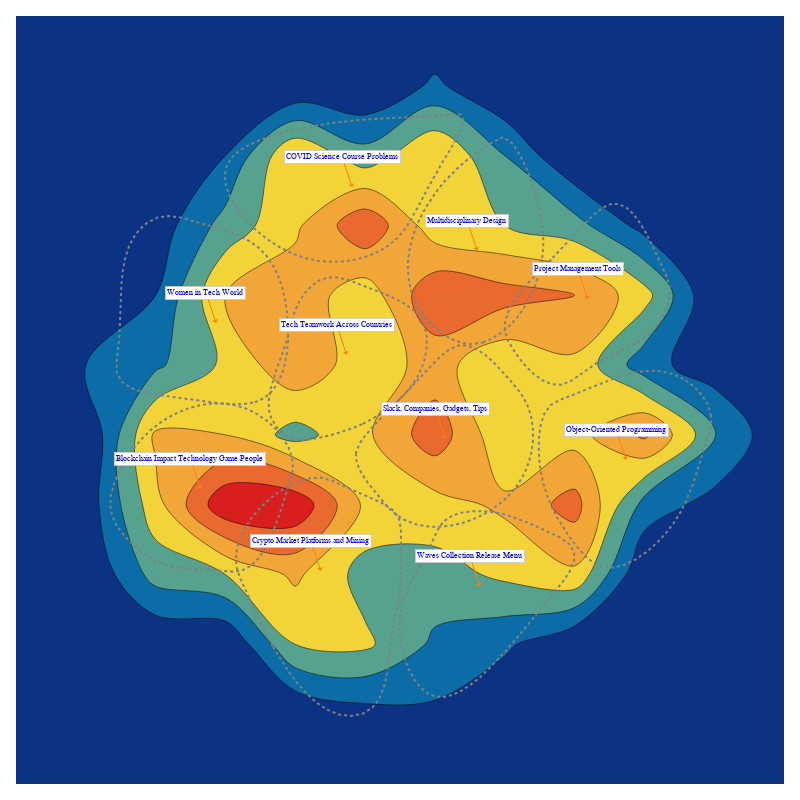

Write notebook code for a chart like this one.
### Code cell
topic_fig = bunka.visualize_topics(
        width=800,
        height=800,
        show_text=False,
        density=True,
        colorscale="Portland",
        convex_hull=True,
        color=None,
    )

topic_fig.show()

### Figure 1 — Plotly figure (JSON) as saved in the notebook; plotly's stock layout.template omitted (floating-point values rounded to 4 significant figures; data arrays with more than 128 entries replaced by an {"elided": "..."} marker saying what was removed)
{"data": [{"colorscale": [[0, "rgb(12,51,131)"], [0.25, "rgb(10,136,186)"], [0.5, "rgb(242,211,56)"], [0.75, "rgb(242,143,56)"], [1, "rgb(217,30,30)"]], "contours": {"coloring": "fill", "showlabels": false}, "hoverinfo": "none", "showscale": false, "type": "histogram2dcontour", "x": {"elided": "1000 float values"}, "y": {"elided": "1000 float values"}}, {"hoverinfo": "none", "line": {"color": "grey", "dash": "dot"}, "mode": "lines", "name": "Convex Hull", "showlegend": false, "type": "scatter", "x": [-12.62, -12.4, -11.2, -9.38, -7.288, -5.284, -3.29, -0.9718, 1.648, 4.526, 7.603, 10.82, 14.1, 17.4, 20.65, 23.79, 26.76, 29.49, 31.92, 33.99, 35.66, 36.9, 37.71, 38.11, 38.08, 37.62, 36.75, 35.44, 33.73, 31.68, 29.43, 27.01, 24.47, 21.87, 19.26, 16.68, 14.18, 11.75, 9.4, 7.133, 4.943, 2.813, 0.7223, -1.35, -3.425, -5.523, -7.664, -9.823, -11.64, -12.62], "y": [-15.24, -17.99, -20.74, -23.46, -26.1, -28.61, -30.94, -32.95, -34.52, -35.6, -36.2, -36.34, -36.06, -35.37, -34.29, -32.85, -31.07, -28.97, -26.57, -23.9, -20.98, -17.89, -14.67, -11.42, -8.19, -5.061, -2.1, 0.6218, 3.065, 5.487, 8.068, 10.61, 12.86, 14.6, 15.59, 15.59, 14.5, 12.61, 10.26, 7.787, 5.451, 3.247, 1.127, -0.961, -3.066, -5.237, -7.525, -9.972, -12.56, -15.24]}, {"hoverinfo": "none", "line": {"color": "grey", "dash": "dot"}, "mode": "lines", "name": "Convex Hull", "showlegend": false, "type": "scatter", "x": [-41.58, -38.69, -36.38, -34.61, -33.33, -32.5, -32.08, -32.03, -32.31, -32.88, -33.74, -34.9, -36.38, -38.19, -40.36, -42.89, -45.74, -48.86, -52.18, -55.64, -59.17, -62.7, -66.14, -69.38, -72.32, -74.7, -76.52, -77.86, -78.8, -79.42, -79.79, -80.0, -80.12, -80.22, -80.4, -80.71, -81.18, -81.1, -79.74, -77.27, -73.96, -70.11, -66.0, -61.91, -58.12, -54.65, -51.37, -48.17, -44.91, -41.58], "y": [-0.6485, 0.6782, 2.809, 5.605, 8.925, 12.63, 16.58, 20.64, 24.67, 28.53, 32.16, 35.51, 38.54, 41.22, 43.51, 45.37, 46.88, 48.13, 49.22, 50.26, 51.32, 52.24, 52.69, 52.32, 50.85, 48.77, 46.27, 43.43, 40.28, 36.89, 33.31, 29.58, 25.78, 21.94, 18.12, 14.38, 10.79, 7.66, 5.283, 3.565, 2.367, 1.548, 0.9694, 0.4908, -0.01548, -0.5373, -0.9715, -1.213, -1.158, -0.6485]}, {"hoverinfo": "none", "line": {"color": "grey", "dash": "dot"}, "mode": "lines", "name": "Convex Hull", "showlegend": false, "type": "scatter", "x": [-36.38, -34.33, -32.03, -29.51, -26.78, -23.86, -20.78, -17.55, -14.18, -10.74, -7.922, -5.939, -4.609, -3.751, -3.185, -2.731, -2.209, -1.437, -0.5521, -0.01023, 0.2554, 0.3307, 0.3015, 0.2535, 0.2598, -0.3169, -2.362, -5.493, -9.205, -12.99, -16.48, -19.77, -23.06, -26.5, -30.04, -33.54, -36.88, -39.94, -42.6, -44.74, -46.24, -46.99, -46.85, -45.76, -44.26, -42.76, -41.3, -39.8, -38.18, -36.38], "y": [-70.65, -74.12, -77.62, -80.98, -84.06, -86.7, -88.76, -90.07, -90.5, -89.88, -88.18, -85.57, -82.27, -78.46, -74.37, -70.18, -66.11, -62.36, -58.89, -55.4, -51.85, -48.25, -44.6, -40.9, -37.16, -33.77, -31.24, -29.34, -27.75, -26.19, -24.48, -22.99, -22.2, -22.47, -23.69, -25.56, -27.94, -30.74, -33.86, -37.21, -40.71, -44.26, -47.77, -51.15, -54.45, -57.71, -60.9, -64.08, -67.31, -70.65]}, {"hoverinfo": "none", "line": {"color": "grey", "dash": "dot"}, "mode": "lines", "name": "Convex Hull", "showlegend": false, "type": "scatter", "x": [-10.65, -8.0, -5.415, -2.938, -0.6132, 1.516, 3.404, 5.007, 6.28, 7.178, 7.657, 7.644, 7.05, 5.787, 3.814, 1.516, -0.9401, -3.534, -6.243, -9.047, -11.92, -14.81, -17.66, -20.41, -22.99, -25.35, -27.39, -29.05, -30.26, -31.12, -31.81, -32.53, -33.42, -34.42, -35.44, -36.37, -37.11, -37.56, -37.62, -36.78, -35.1, -32.81, -30.15, -27.3, -24.41, -21.56, -18.77, -16.02, -13.32, -10.65], "y": [-6.839, -5.49, -3.942, -2.198, -0.263, 1.86, 4.167, 6.654, 9.318, 12.15, 15.15, 18.2, 21.11, 23.69, 25.77, 27.44, 28.83, 30.02, 31.11, 32.2, 33.35, 34.39, 35.07, 35.13, 34.33, 32.69, 30.46, 27.86, 25.13, 22.37, 19.6, 16.83, 14.07, 11.31, 8.554, 5.784, 2.993, 0.1734, -2.684, -5.47, -8.006, -10.03, -11.28, -11.54, -11.12, -10.51, -9.796, -8.966, -7.99, -6.839]}, {"hoverinfo": "none", "line": {"color": "grey", "dash": "dot"}, "mode": "lines", "name": "Convex Hull", "showlegend": false, "type": "scatter", "x": [23.75, 26.53, 29.11, 31.47, 33.6, 35.49, 37.13, 38.5, 39.59, 40.4, 40.89, 41.08, 40.94, 40.54, 39.97, 39.29, 38.49, 37.55, 36.46, 35.2, 33.77, 32.05, 29.55, 26.77, 24.13, 21.63, 19.27, 17.01, 14.83, 12.74, 10.75, 8.894, 7.207, 5.717, 4.453, 3.444, 2.72, 2.312, 2.248, 2.559, 3.256, 4.335, 5.788, 7.597, 9.732, 12.16, 14.85, 17.76, 20.79, 23.75], "y": [16.51, 17.7, 19.33, 21.36, 23.72, 26.36, 29.23, 32.27, 35.43, 38.64, 41.86, 45.02, 48.08, 51.07, 54.04, 57.03, 60.01, 62.94, 65.79, 68.53, 71.13, 73.58, 75.31, 74.01, 72.29, 70.57, 68.79, 66.9, 64.84, 62.58, 60.15, 57.57, 54.85, 52.03, 49.11, 46.14, 43.12, 40.09, 37.05, 34.04, 31.09, 28.25, 25.54, 23.04, 20.8, 18.9, 17.39, 16.36, 15.98, 16.51]}, {"hoverinfo": "none", "line": {"color": "grey", "dash": "dot"}, "mode": "lines", "name": "Convex Hull", "showlegend": false, "type": "scatter", "x": [-0.1713, -0.1126, 0.39, 1.291, 2.546, 4.109, 5.936, 7.98, 10.2, 12.56, 15.04, 17.61, 20.24, 22.91, 25.58, 28.24, 30.85, 33.39, 35.83, 38.14, 40.31, 42.31, 44.38, 46.61, 48.58, 49.84, 49.92, 48.5, 45.9, 42.73, 39.55, 36.54, 33.64, 30.75, 27.8, 24.71, 21.41, 18.05, 14.94, 12.41, 10.7, 9.426, 8.048, 6.546, 5.007, 3.519, 2.17, 1.046, 0.2369, -0.1713], "y": [-63.49, -66.93, -70.46, -73.93, -77.18, -80.06, -82.42, -84.1, -84.97, -85.06, -84.46, -83.26, -81.53, -79.39, -76.9, -74.16, -71.26, -68.29, -65.33, -62.47, -59.81, -57.39, -54.92, -52.11, -49.14, -46.21, -43.54, -41.3, -39.45, -37.86, -36.43, -35.11, -33.96, -33.02, -32.32, -31.91, -31.83, -32.19, -33.14, -34.83, -37.35, -40.3, -43.2, -46.01, -48.76, -51.51, -54.31, -57.21, -60.25, -63.49]}, {"hoverinfo": "none", "line": {"color": "grey", "dash": "dot"}, "mode": "lines", "name": "Convex Hull", "showlegend": false, "type": "scatter", "x": [89.12, 88.25, 86.5, 84.09, 81.26, 78.24, 75.13, 71.97, 68.75, 65.49, 62.2, 58.91, 55.61, 52.33, 49.08, 45.87, 43.1, 41.28, 40.25, 39.81, 39.76, 39.99, 40.49, 41.26, 42.27, 43.53, 45.01, 46.71, 48.61, 50.7, 52.99, 55.5, 58.28, 61.29, 64.43, 67.59, 70.66, 73.54, 76.12, 78.31, 80.14, 81.67, 82.96, 84.08, 85.1, 86.07, 87.08, 88.14, 88.97, 89.12], "y": [-4.617, -1.493, 1.417, 3.97, 6.024, 7.442, 8.208, 8.406, 8.124, 7.449, 6.47, 5.273, 3.947, 2.579, 1.257, 0.06145, -1.482, -4.039, -7.32, -10.96, -14.6, -18.1, -21.45, -24.67, -27.78, -30.78, -33.7, -36.53, -39.3, -42.02, -44.63, -46.73, -47.9, -48.0, -47.19, -45.63, -43.5, -40.96, -38.2, -35.36, -32.49, -29.57, -26.61, -23.6, -20.54, -17.44, -14.28, -11.06, -7.828, -4.617]}, {"hoverinfo": "none", "line": {"color": "grey", "dash": "dot"}, "mode": "lines", "name": "Convex Hull", "showlegend": false, "type": "scatter", "x": [-31.3, -30.64, -30.89, -31.92, -33.62, -35.85, -38.5, -41.43, -44.52, -47.69, -50.91, -54.13, -57.31, -60.41, -63.4, -66.23, -68.87, -71.3, -73.53, -75.58, -77.45, -79.15, -80.68, -81.95, -82.78, -83.01, -82.49, -81.21, -79.36, -77.13, -74.72, -72.29, -69.69, -66.85, -63.83, -60.69, -57.48, -54.25, -51.06, -47.97, -45.2, -42.77, -40.66, -38.82, -37.21, -35.79, -34.53, -33.39, -32.32, -31.3], "y": [-22.64, -19.67, -16.64, -13.62, -10.72, -8.035, -5.672, -3.727, -2.294, -1.395, -0.9904, -1.038, -1.496, -2.323, -3.478, -4.918, -6.602, -8.509, -10.63, -12.96, -15.49, -18.21, -21.12, -24.15, -27.21, -30.24, -33.14, -35.86, -38.41, -40.78, -42.96, -44.94, -46.44, -47.43, -48.02, -48.34, -48.49, -48.62, -48.82, -49.17, -48.8, -47.54, -45.52, -42.89, -39.8, -36.4, -32.84, -29.26, -25.81, -22.64]}, {"hoverinfo": "none", "line": {"color": "grey", "dash": "dot"}, "mode": "lines", "name": "Convex Hull", "showlegend": false, "type": "scatter", "x": [-49.61, -50.2, -49.9, -48.78, -46.97, -44.56, -41.64, -38.33, -34.73, -30.92, -27.03, -23.11, -19.25, -15.5, -11.93, -8.615, -5.611, -2.985, -0.7772, 1.099, 2.768, 4.35, 5.97, 7.749, 9.812, 12.28, 14.98, 17.22, 18.24, 17.29, 14.02, 10.45, 7.082, 3.762, 0.4526, -2.862, -6.197, -9.567, -12.99, -16.47, -20.04, -23.7, -27.47, -31.36, -35.3, -39.12, -42.63, -45.67, -48.05, -49.61], "y": [67.21, 64.49, 61.51, 58.37, 55.17, 52.03, 49.03, 46.29, 43.91, 41.99, 40.62, 39.83, 39.56, 39.78, 40.42, 41.44, 42.81, 44.46, 46.37, 48.54, 51.0, 53.76, 56.85, 60.29, 64.11, 68.32, 72.75, 76.85, 80.06, 81.8, 81.77, 81.45, 81.26, 81.1, 80.95, 80.79, 80.6, 80.37, 80.09, 79.72, 79.26, 78.68, 77.97, 77.11, 76.08, 74.85, 73.37, 71.63, 69.59, 67.21]}, {"hoverinfo": "none", "line": {"color": "grey", "dash": "dot"}, "mode": "lines", "name": "Convex Hull", "showlegend": false, "type": "scatter", "x": [43.28, 41.01, 38.63, 36.3, 34.14, 32.3, 30.92, 30.13, 30.08, 30.9, 32.37, 34.03, 36.07, 38.43, 40.99, 43.64, 46.26, 48.8, 51.28, 53.79, 56.37, 59.02, 61.69, 64.33, 66.89, 69.32, 71.57, 73.6, 75.31, 76.58, 77.25, 77.2, 76.29, 74.97, 73.56, 72.03, 70.41, 68.67, 66.82, 64.86, 62.78, 60.59, 58.29, 55.95, 53.63, 51.4, 49.31, 47.34, 45.37, 43.28], "y": [40.27, 38.01, 35.6, 33.06, 30.44, 27.76, 25.06, 22.35, 19.68, 17.08, 14.57, 12.1, 9.617, 7.353, 5.56, 4.491, 4.401, 5.364, 7.009, 8.895, 10.61, 12.05, 13.34, 14.58, 15.89, 17.39, 19.18, 21.37, 23.98, 26.86, 29.85, 32.81, 35.56, 38.43, 41.57, 44.8, 47.95, 50.83, 53.27, 55.09, 56.12, 56.17, 55.2, 53.46, 51.25, 48.85, 46.55, 44.43, 42.38, 40.27]}], "layout": {"annotations": [{"arrowcolor": "#ff7f0e", "arrowhead": 1, "bgcolor": "white", "bordercolor": "#c7c7c7", "borderpad": 1.6, "borderwidth": 0.8, "font": {"color": "blue", "family": "Courier New, monospace", "size": 8}, "opacity": 1, "showarrow": true, "text": "Slack, Companies, Gadgets, Tips<br>", "x": 12.96, "y": -11.11}, {"arrowcolor": "#ff7f0e", "arrowhead": 1, "bgcolor": "white", "bordercolor": "#c7c7c7", "borderpad": 1.6, "borderwidth": 0.8, "font": {"color": "blue", "family": "Courier New, monospace", "size": 8}, "opacity": 1, "showarrow": true, "text": "Women in Tech World<br>", "x": -52.71, "y": 22.09}, {"arrowcolor": "#ff7f0e", "arrowhead": 1, "bgcolor": "white", "bordercolor": "#c7c7c7", "borderpad": 1.6, "borderwidth": 0.8, "font": {"color": "blue", "family": "Courier New, monospace", "size": 8}, "opacity": 1, "showarrow": true, "text": "Crypto Market Platforms and Mining<br>", "x": -22.7, "y": -48.93}, {"arrowcolor": "#ff7f0e", "arrowhead": 1, "bgcolor": "white", "bordercolor": "#c7c7c7", "borderpad": 1.6, "borderwidth": 0.8, "font": {"color": "blue", "family": "Courier New, monospace", "size": 8}, "opacity": 1, "showarrow": true, "text": "Tech Teamwork Across Countries<br>", "x": -15.31, "y": 12.97}, {"arrowcolor": "#ff7f0e", "arrowhead": 1, "bgcolor": "white", "bordercolor": "#c7c7c7", "borderpad": 1.6, "borderwidth": 0.8, "font": {"color": "blue", "family": "Courier New, monospace", "size": 8}, "opacity": 1, "showarrow": true, "text": "Multidisciplinary Design<br>", "x": 22.09, "y": 42.81}, {"arrowcolor": "#ff7f0e", "arrowhead": 1, "bgcolor": "white", "bordercolor": "#c7c7c7", "borderpad": 1.6, "borderwidth": 0.8, "font": {"color": "blue", "family": "Courier New, monospace", "size": 8}, "opacity": 1, "showarrow": true, "text": "Waves Collection Release Menu<br>", "x": 22.88, "y": -53.37}, {"arrowcolor": "#ff7f0e", "arrowhead": 1, "bgcolor": "white", "bordercolor": "#c7c7c7", "borderpad": 1.6, "borderwidth": 0.8, "font": {"color": "blue", "family": "Courier New, monospace", "size": 8}, "opacity": 1, "showarrow": true, "text": "Object-Oriented Programming<br>", "x": 64.77, "y": -17.11}, {"arrowcolor": "#ff7f0e", "arrowhead": 1, "bgcolor": "white", "bordercolor": "#c7c7c7", "borderpad": 1.6, "borderwidth": 0.8, "font": {"color": "blue", "family": "Courier New, monospace", "size": 8}, "opacity": 1, "showarrow": true, "text": "Blockchain Impact Technology Game People<br>", "x": -57.18, "y": -25.42}, {"arrowcolor": "#ff7f0e", "arrowhead": 1, "bgcolor": "white", "bordercolor": "#c7c7c7", "borderpad": 1.6, "borderwidth": 0.8, "font": {"color": "blue", "family": "Courier New, monospace", "size": 8}, "opacity": 1, "showarrow": true, "text": "COVID Science Course Problems<br>", "x": -13.72, "y": 61.03}, {"arrowcolor": "#ff7f0e", "arrowhead": 1, "bgcolor": "white", "bordercolor": "#c7c7c7", "borderpad": 1.6, "borderwidth": 0.8, "font": {"color": "blue", "family": "Courier New, monospace", "size": 8}, "opacity": 1, "showarrow": true, "text": "Project Management Tools<br>", "x": 53.77, "y": 28.86}], "font": {"size": 25}, "height": 800, "margin": {"b": 16, "l": 16, "r": 16, "t": 16}, "title": {"font": {"size": 20}}, "width": 800, "xaxis": {"showgrid": false, "showticklabels": false, "zeroline": false}, "yaxis": {"showgrid": false, "showticklabels": false, "zeroline": false}}}
